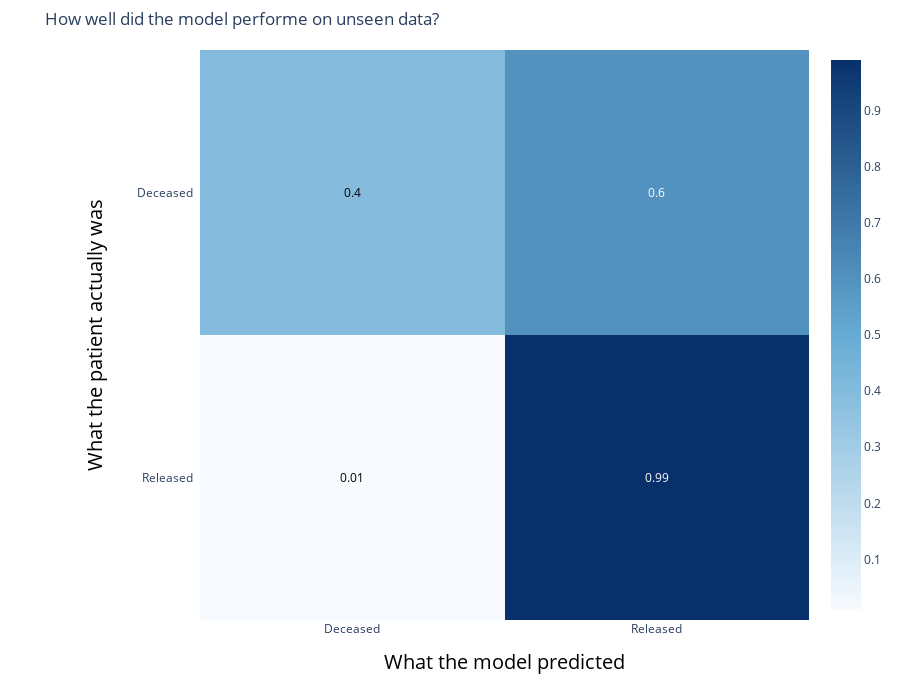

The code cell stored with this chart in its notebook:
### Code cell
# Set labels
x = ['Deceased', 'Released']
y =  ['Released', 'Deceased']

# Custom colorscale to match Sklearn
colorscale = [[0, 'rgb(247, 251, 255)'], [0.5, 'rgb(102, 171, 212)'], [1, 'rgb(8,49,107)']]

# Set hovertext of actual numbers 
hover = [["Actual: 6", "Actual: 547"],
         ["Actual: 10", "Actual: 16"]]

# set up figure 
fig = ff.create_annotated_heatmap(cmNorm, x=x, y=y, text = hover, hoverinfo='text', colorscale=colorscale)

# add title
fig.update_layout(title_text="How well did the model performe on unseen data?")

# add custom xaxis title
fig.add_annotation(dict(font=dict(color="black",size=20),
                        x=0.5,
                        y=-0.1,
                        showarrow=False,
                        text="What the model predicted",
                        xref="paper",
                        yref="paper"))

# add custom yaxis title
fig.add_annotation(dict(font=dict(color="black",size=20),
                        x=-0.2,
                        y=0.5,
                        showarrow=False,
                        text="What the patient actually was",
                        textangle=-90,
                        xref="paper",
                        yref="paper"))

# adjust margins to make room for yaxis title
fig.update_layout(margin=dict(t=50, l=200), width=900, height=700)
fig.update_xaxes(side="bottom")

# add colorbar
fig['data'][0]['showscale'] = True
fig

### Figure 1 — Plotly figure (JSON) as saved in the notebook; plotly's stock layout.template omitted (floating-point values rounded to 4 significant figures)
{"data": [{"colorscale": [[0, "rgb(247, 251, 255)"], [0.5, "rgb(102, 171, 212)"], [1, "rgb(8,49,107)"]], "hoverinfo": "text", "reversescale": false, "showscale": true, "text": [["Actual: 6", "Actual: 547"], ["Actual: 10", "Actual: 16"]], "type": "heatmap", "x": ["Deceased", "Released"], "y": ["Released", "Deceased"], "z": [[0.01, 0.99], [0.4, 0.6]]}], "layout": {"annotations": [{"font": {"color": "#000000"}, "showarrow": false, "text": "0.01", "x": "Deceased", "xref": "x", "y": "Released", "yref": "y"}, {"font": {"color": "#FFFFFF"}, "showarrow": false, "text": "0.99", "x": "Released", "xref": "x", "y": "Released", "yref": "y"}, {"font": {"color": "#000000"}, "showarrow": false, "text": "0.4", "x": "Deceased", "xref": "x", "y": "Deceased", "yref": "y"}, {"font": {"color": "#FFFFFF"}, "showarrow": false, "text": "0.6", "x": "Released", "xref": "x", "y": "Deceased", "yref": "y"}, {"font": {"color": "black", "size": 20}, "showarrow": false, "text": "What the model predicted", "x": 0.5, "xref": "paper", "y": -0.1, "yref": "paper"}, {"font": {"color": "black", "size": 20}, "showarrow": false, "text": "What the patient actually was", "textangle": -90, "x": -0.2, "xref": "paper", "y": 0.5, "yref": "paper"}], "height": 700, "margin": {"l": 200, "t": 50}, "title": {"text": "How well did the model performe on unseen data?"}, "width": 900, "xaxis": {"dtick": 1, "gridcolor": "rgb(0, 0, 0)", "side": "bottom", "ticks": ""}, "yaxis": {"dtick": 1, "ticks": "", "ticksuffix": "  "}}}
